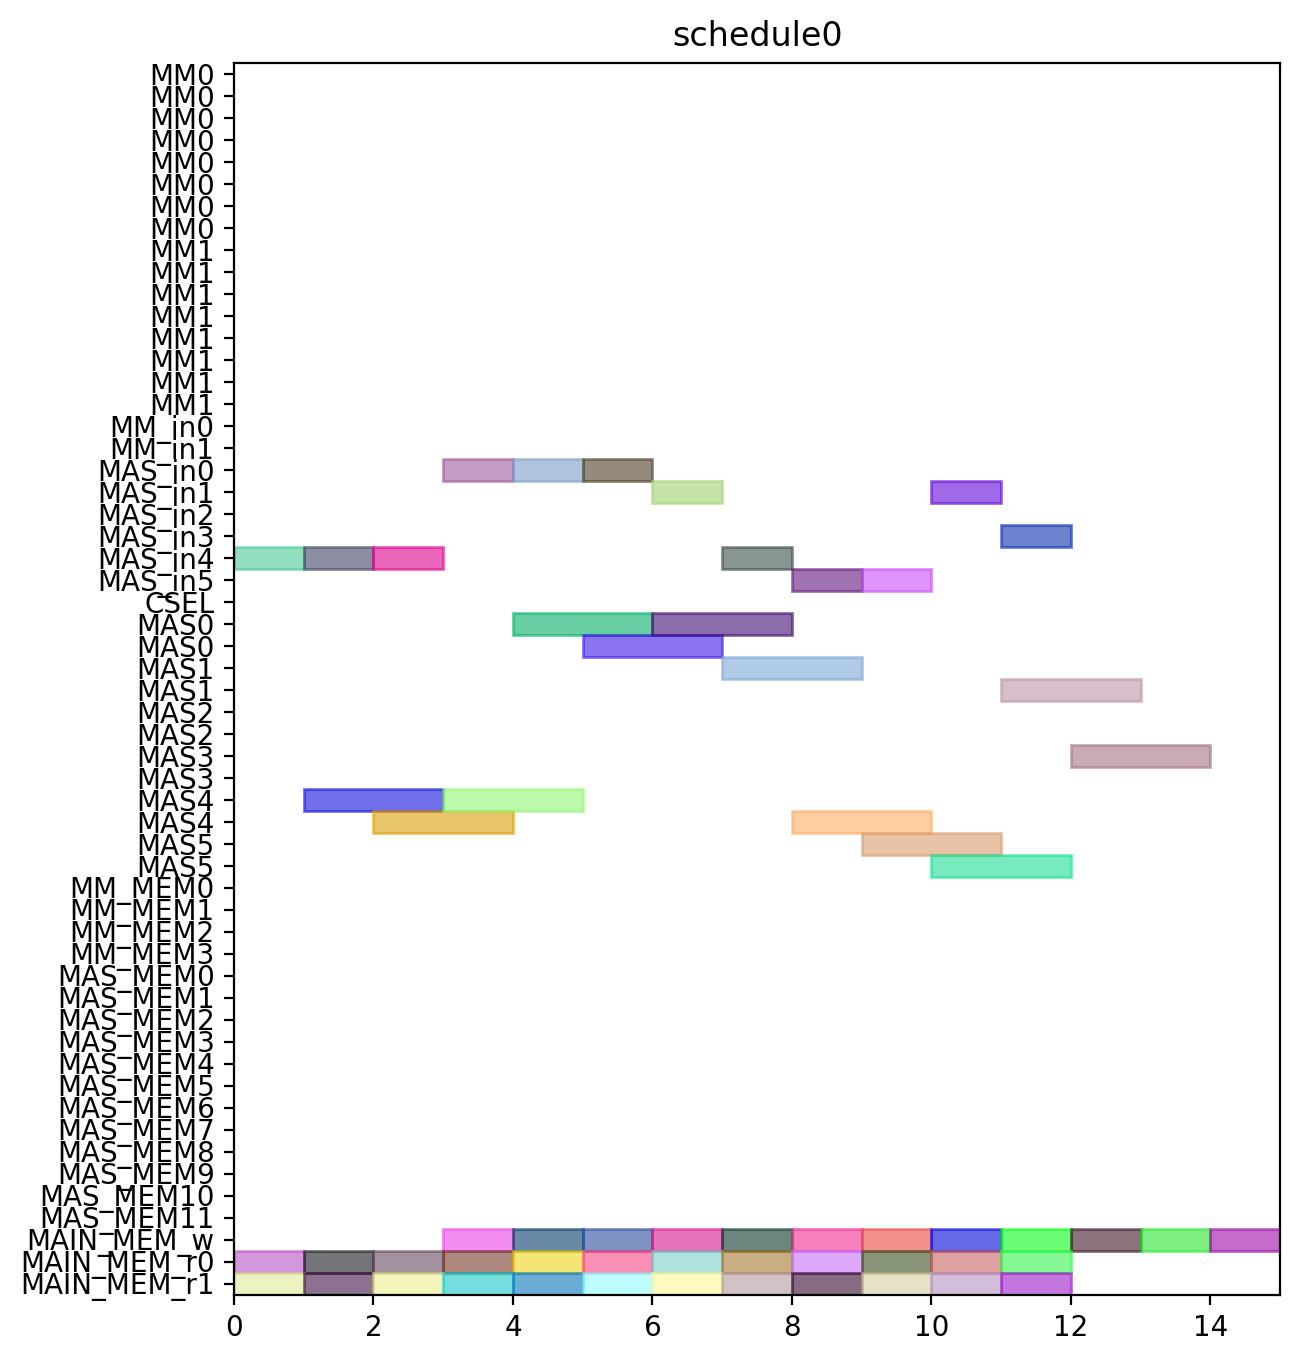

Write the Python code that produced this figure.
from pyschedule import Scenario, solvers, plotters, alt


def solve():
	horizon = 120
	S = Scenario("schedule0", horizon=horizon)

	# resource
	MM = S.Resources('MM', num=2, size=8)
	MM_in = S.Resources('MM_in', num=2)
	MAS_in = S.Resources('MAS_in', num=6)
	CSEL = S.Resource('CSEL')
	MAS = S.Resources('MAS', num=6, size=2, periods=range(1, horizon))
	MM_MEM = S.Resources('MM_MEM', num=4)
	MAS_MEM = S.Resources('MAS_MEM', num=12)
	MAIN_MEM_w = S.Resource('MAIN_MEM_w', size=1)
	MAIN_MEM_r = S.Resources('MAIN_MEM_r', num=2)

	# result of previous scheduling

	# new tasks
	c000 = S.Task('c000', length=2, delay_cost=1)
	c000 += alt(MAS)
	c000_in = S.Task('c000_in', length=1, delay_cost=1)
	c000_in += alt(MAS_in)
	S += c000_in*MAS_in[0]<=c000*MAS[0]

	S += c000_in*MAS_in[1]<=c000*MAS[1]

	S += c000_in*MAS_in[2]<=c000*MAS[2]

	S += c000_in*MAS_in[3]<=c000*MAS[3]

	S += c000_in*MAS_in[4]<=c000*MAS[4]

	S += c000_in*MAS_in[5]<=c000*MAS[5]

	S += 0<c000

	c000_w = S.Task('c000_w', length=1, delay_cost=1)
	c000_w += alt(MAIN_MEM_w)
	S += c000 <= c000_w

	c000_mem0 = S.Task('c000_mem0', length=1, delay_cost=1)
	c000_mem0 += MAIN_MEM_r[0]
	S += c000_mem0 <= c000

	c000_mem1 = S.Task('c000_mem1', length=1, delay_cost=1)
	c000_mem1 += MAIN_MEM_r[1]
	S += c000_mem1 <= c000

	c001 = S.Task('c001', length=2, delay_cost=1)
	c001 += alt(MAS)
	c001_in = S.Task('c001_in', length=1, delay_cost=1)
	c001_in += alt(MAS_in)
	S += c001_in*MAS_in[0]<=c001*MAS[0]

	S += c001_in*MAS_in[1]<=c001*MAS[1]

	S += c001_in*MAS_in[2]<=c001*MAS[2]

	S += c001_in*MAS_in[3]<=c001*MAS[3]

	S += c001_in*MAS_in[4]<=c001*MAS[4]

	S += c001_in*MAS_in[5]<=c001*MAS[5]

	S += 0<c001

	c001_w = S.Task('c001_w', length=1, delay_cost=1)
	c001_w += alt(MAIN_MEM_w)
	S += c001 <= c001_w

	c001_mem0 = S.Task('c001_mem0', length=1, delay_cost=1)
	c001_mem0 += MAIN_MEM_r[0]
	S += c001_mem0 <= c001

	c001_mem1 = S.Task('c001_mem1', length=1, delay_cost=1)
	c001_mem1 += MAIN_MEM_r[1]
	S += c001_mem1 <= c001

	c010 = S.Task('c010', length=2, delay_cost=1)
	c010 += alt(MAS)
	c010_in = S.Task('c010_in', length=1, delay_cost=1)
	c010_in += alt(MAS_in)
	S += c010_in*MAS_in[0]<=c010*MAS[0]

	S += c010_in*MAS_in[1]<=c010*MAS[1]

	S += c010_in*MAS_in[2]<=c010*MAS[2]

	S += c010_in*MAS_in[3]<=c010*MAS[3]

	S += c010_in*MAS_in[4]<=c010*MAS[4]

	S += c010_in*MAS_in[5]<=c010*MAS[5]

	S += 0<c010

	c010_w = S.Task('c010_w', length=1, delay_cost=1)
	c010_w += alt(MAIN_MEM_w)
	S += c010 <= c010_w

	c010_mem0 = S.Task('c010_mem0', length=1, delay_cost=1)
	c010_mem0 += MAIN_MEM_r[0]
	S += c010_mem0 <= c010

	c010_mem1 = S.Task('c010_mem1', length=1, delay_cost=1)
	c010_mem1 += MAIN_MEM_r[1]
	S += c010_mem1 <= c010

	c011 = S.Task('c011', length=2, delay_cost=1)
	c011 += alt(MAS)
	c011_in = S.Task('c011_in', length=1, delay_cost=1)
	c011_in += alt(MAS_in)
	S += c011_in*MAS_in[0]<=c011*MAS[0]

	S += c011_in*MAS_in[1]<=c011*MAS[1]

	S += c011_in*MAS_in[2]<=c011*MAS[2]

	S += c011_in*MAS_in[3]<=c011*MAS[3]

	S += c011_in*MAS_in[4]<=c011*MAS[4]

	S += c011_in*MAS_in[5]<=c011*MAS[5]

	S += 0<c011

	c011_w = S.Task('c011_w', length=1, delay_cost=1)
	c011_w += alt(MAIN_MEM_w)
	S += c011 <= c011_w

	c011_mem0 = S.Task('c011_mem0', length=1, delay_cost=1)
	c011_mem0 += MAIN_MEM_r[0]
	S += c011_mem0 <= c011

	c011_mem1 = S.Task('c011_mem1', length=1, delay_cost=1)
	c011_mem1 += MAIN_MEM_r[1]
	S += c011_mem1 <= c011

	c100 = S.Task('c100', length=2, delay_cost=1)
	c100 += alt(MAS)
	c100_in = S.Task('c100_in', length=1, delay_cost=1)
	c100_in += alt(MAS_in)
	S += c100_in*MAS_in[0]<=c100*MAS[0]

	S += c100_in*MAS_in[1]<=c100*MAS[1]

	S += c100_in*MAS_in[2]<=c100*MAS[2]

	S += c100_in*MAS_in[3]<=c100*MAS[3]

	S += c100_in*MAS_in[4]<=c100*MAS[4]

	S += c100_in*MAS_in[5]<=c100*MAS[5]

	S += 0<c100

	c100_w = S.Task('c100_w', length=1, delay_cost=1)
	c100_w += alt(MAIN_MEM_w)
	S += c100 <= c100_w

	c100_mem0 = S.Task('c100_mem0', length=1, delay_cost=1)
	c100_mem0 += MAIN_MEM_r[0]
	S += c100_mem0 <= c100

	c100_mem1 = S.Task('c100_mem1', length=1, delay_cost=1)
	c100_mem1 += MAIN_MEM_r[1]
	S += c100_mem1 <= c100

	c101 = S.Task('c101', length=2, delay_cost=1)
	c101 += alt(MAS)
	c101_in = S.Task('c101_in', length=1, delay_cost=1)
	c101_in += alt(MAS_in)
	S += c101_in*MAS_in[0]<=c101*MAS[0]

	S += c101_in*MAS_in[1]<=c101*MAS[1]

	S += c101_in*MAS_in[2]<=c101*MAS[2]

	S += c101_in*MAS_in[3]<=c101*MAS[3]

	S += c101_in*MAS_in[4]<=c101*MAS[4]

	S += c101_in*MAS_in[5]<=c101*MAS[5]

	S += 0<c101

	c101_w = S.Task('c101_w', length=1, delay_cost=1)
	c101_w += alt(MAIN_MEM_w)
	S += c101 <= c101_w

	c101_mem0 = S.Task('c101_mem0', length=1, delay_cost=1)
	c101_mem0 += MAIN_MEM_r[0]
	S += c101_mem0 <= c101

	c101_mem1 = S.Task('c101_mem1', length=1, delay_cost=1)
	c101_mem1 += MAIN_MEM_r[1]
	S += c101_mem1 <= c101

	c110 = S.Task('c110', length=2, delay_cost=1)
	c110 += alt(MAS)
	c110_in = S.Task('c110_in', length=1, delay_cost=1)
	c110_in += alt(MAS_in)
	S += c110_in*MAS_in[0]<=c110*MAS[0]

	S += c110_in*MAS_in[1]<=c110*MAS[1]

	S += c110_in*MAS_in[2]<=c110*MAS[2]

	S += c110_in*MAS_in[3]<=c110*MAS[3]

	S += c110_in*MAS_in[4]<=c110*MAS[4]

	S += c110_in*MAS_in[5]<=c110*MAS[5]

	S += 0<c110

	c110_w = S.Task('c110_w', length=1, delay_cost=1)
	c110_w += alt(MAIN_MEM_w)
	S += c110 <= c110_w

	c110_mem0 = S.Task('c110_mem0', length=1, delay_cost=1)
	c110_mem0 += MAIN_MEM_r[0]
	S += c110_mem0 <= c110

	c110_mem1 = S.Task('c110_mem1', length=1, delay_cost=1)
	c110_mem1 += MAIN_MEM_r[1]
	S += c110_mem1 <= c110

	c111 = S.Task('c111', length=2, delay_cost=1)
	c111 += alt(MAS)
	c111_in = S.Task('c111_in', length=1, delay_cost=1)
	c111_in += alt(MAS_in)
	S += c111_in*MAS_in[0]<=c111*MAS[0]

	S += c111_in*MAS_in[1]<=c111*MAS[1]

	S += c111_in*MAS_in[2]<=c111*MAS[2]

	S += c111_in*MAS_in[3]<=c111*MAS[3]

	S += c111_in*MAS_in[4]<=c111*MAS[4]

	S += c111_in*MAS_in[5]<=c111*MAS[5]

	S += 0<c111

	c111_w = S.Task('c111_w', length=1, delay_cost=1)
	c111_w += alt(MAIN_MEM_w)
	S += c111 <= c111_w

	c111_mem0 = S.Task('c111_mem0', length=1, delay_cost=1)
	c111_mem0 += MAIN_MEM_r[0]
	S += c111_mem0 <= c111

	c111_mem1 = S.Task('c111_mem1', length=1, delay_cost=1)
	c111_mem1 += MAIN_MEM_r[1]
	S += c111_mem1 <= c111

	c200 = S.Task('c200', length=2, delay_cost=1)
	c200 += alt(MAS)
	c200_in = S.Task('c200_in', length=1, delay_cost=1)
	c200_in += alt(MAS_in)
	S += c200_in*MAS_in[0]<=c200*MAS[0]

	S += c200_in*MAS_in[1]<=c200*MAS[1]

	S += c200_in*MAS_in[2]<=c200*MAS[2]

	S += c200_in*MAS_in[3]<=c200*MAS[3]

	S += c200_in*MAS_in[4]<=c200*MAS[4]

	S += c200_in*MAS_in[5]<=c200*MAS[5]

	S += 0<c200

	c200_w = S.Task('c200_w', length=1, delay_cost=1)
	c200_w += alt(MAIN_MEM_w)
	S += c200 <= c200_w

	c200_mem0 = S.Task('c200_mem0', length=1, delay_cost=1)
	c200_mem0 += MAIN_MEM_r[0]
	S += c200_mem0 <= c200

	c200_mem1 = S.Task('c200_mem1', length=1, delay_cost=1)
	c200_mem1 += MAIN_MEM_r[1]
	S += c200_mem1 <= c200

	c201 = S.Task('c201', length=2, delay_cost=1)
	c201 += alt(MAS)
	c201_in = S.Task('c201_in', length=1, delay_cost=1)
	c201_in += alt(MAS_in)
	S += c201_in*MAS_in[0]<=c201*MAS[0]

	S += c201_in*MAS_in[1]<=c201*MAS[1]

	S += c201_in*MAS_in[2]<=c201*MAS[2]

	S += c201_in*MAS_in[3]<=c201*MAS[3]

	S += c201_in*MAS_in[4]<=c201*MAS[4]

	S += c201_in*MAS_in[5]<=c201*MAS[5]

	S += 0<c201

	c201_w = S.Task('c201_w', length=1, delay_cost=1)
	c201_w += alt(MAIN_MEM_w)
	S += c201 <= c201_w

	c201_mem0 = S.Task('c201_mem0', length=1, delay_cost=1)
	c201_mem0 += MAIN_MEM_r[0]
	S += c201_mem0 <= c201

	c201_mem1 = S.Task('c201_mem1', length=1, delay_cost=1)
	c201_mem1 += MAIN_MEM_r[1]
	S += c201_mem1 <= c201

	c210 = S.Task('c210', length=2, delay_cost=1)
	c210 += alt(MAS)
	c210_in = S.Task('c210_in', length=1, delay_cost=1)
	c210_in += alt(MAS_in)
	S += c210_in*MAS_in[0]<=c210*MAS[0]

	S += c210_in*MAS_in[1]<=c210*MAS[1]

	S += c210_in*MAS_in[2]<=c210*MAS[2]

	S += c210_in*MAS_in[3]<=c210*MAS[3]

	S += c210_in*MAS_in[4]<=c210*MAS[4]

	S += c210_in*MAS_in[5]<=c210*MAS[5]

	S += 0<c210

	c210_w = S.Task('c210_w', length=1, delay_cost=1)
	c210_w += alt(MAIN_MEM_w)
	S += c210 <= c210_w

	c210_mem0 = S.Task('c210_mem0', length=1, delay_cost=1)
	c210_mem0 += MAIN_MEM_r[0]
	S += c210_mem0 <= c210

	c210_mem1 = S.Task('c210_mem1', length=1, delay_cost=1)
	c210_mem1 += MAIN_MEM_r[1]
	S += c210_mem1 <= c210

	c211 = S.Task('c211', length=2, delay_cost=1)
	c211 += alt(MAS)
	c211_in = S.Task('c211_in', length=1, delay_cost=1)
	c211_in += alt(MAS_in)
	S += c211_in*MAS_in[0]<=c211*MAS[0]

	S += c211_in*MAS_in[1]<=c211*MAS[1]

	S += c211_in*MAS_in[2]<=c211*MAS[2]

	S += c211_in*MAS_in[3]<=c211*MAS[3]

	S += c211_in*MAS_in[4]<=c211*MAS[4]

	S += c211_in*MAS_in[5]<=c211*MAS[5]

	S += 0<c211

	c211_w = S.Task('c211_w', length=1, delay_cost=1)
	c211_w += alt(MAIN_MEM_w)
	S += c211 <= c211_w

	c211_mem0 = S.Task('c211_mem0', length=1, delay_cost=1)
	c211_mem0 += MAIN_MEM_r[0]
	S += c211_mem0 <= c211

	c211_mem1 = S.Task('c211_mem1', length=1, delay_cost=1)
	c211_mem1 += MAIN_MEM_r[1]
	S += c211_mem1 <= c211

	solvers.mip.solve(S,msg=1,kind='CPLEX',ratio_gap=1.01)

	solution = [['hoge']*len(S.solution()[1]) for i in range(len(S.solution()))]
	for i in range(len(S.solution())):
		for j in range(len(S.solution()[i])):
			solution[i][j]=str(S.solution()[i][j])
	print(solution)

	cycles = int(solution[-1][3])

	pic_file_name = "/mnt/rose/usr1/fukuda/ABE/multiRAM_multiMAS_16mux/scheduling_result/stage8MM2_stage2MAS6/CONJ/schedule0.png"
	if(S.solution() != []):
		plotters.matplotlib.plot(S,img_filename=pic_file_name, show_task_labels=False, fig_size=(cycles*0.25+3, 8))

	return solution
